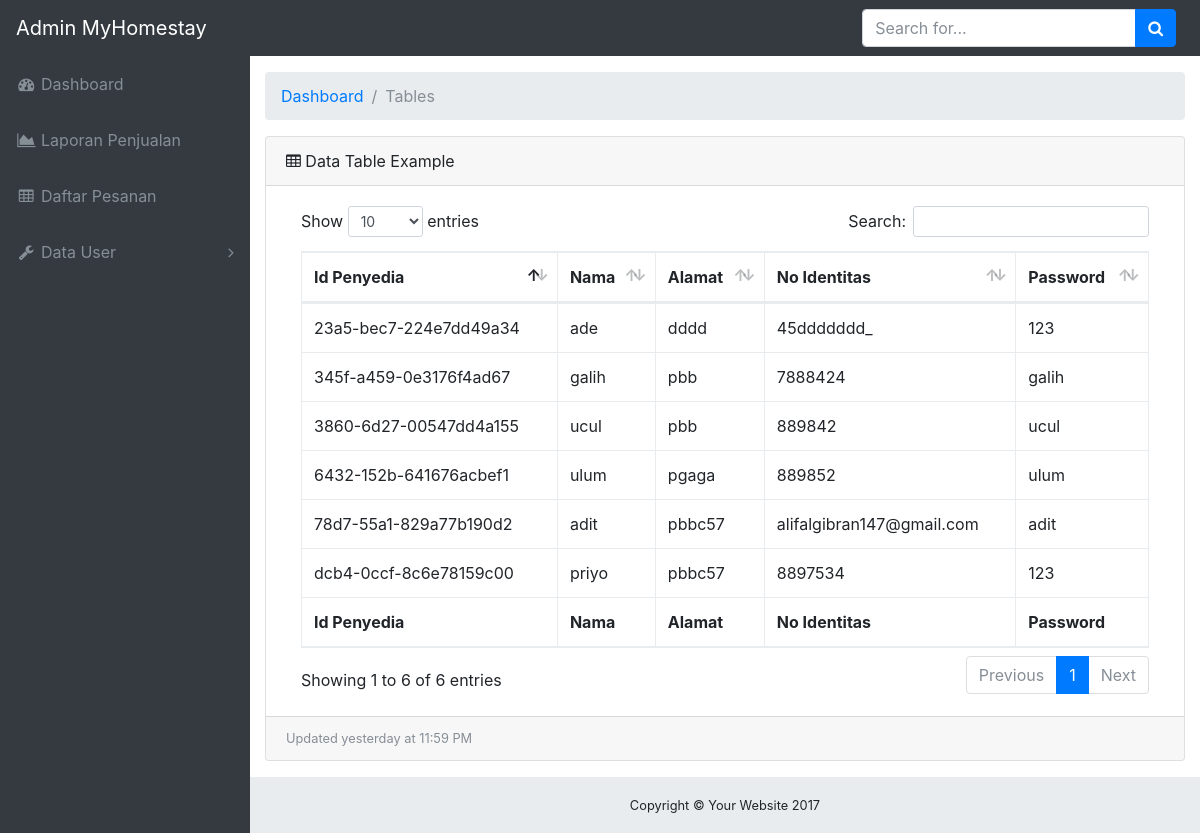
The app's page /controller/controller.php?fungsi=lihatDatPenyedia, older data.
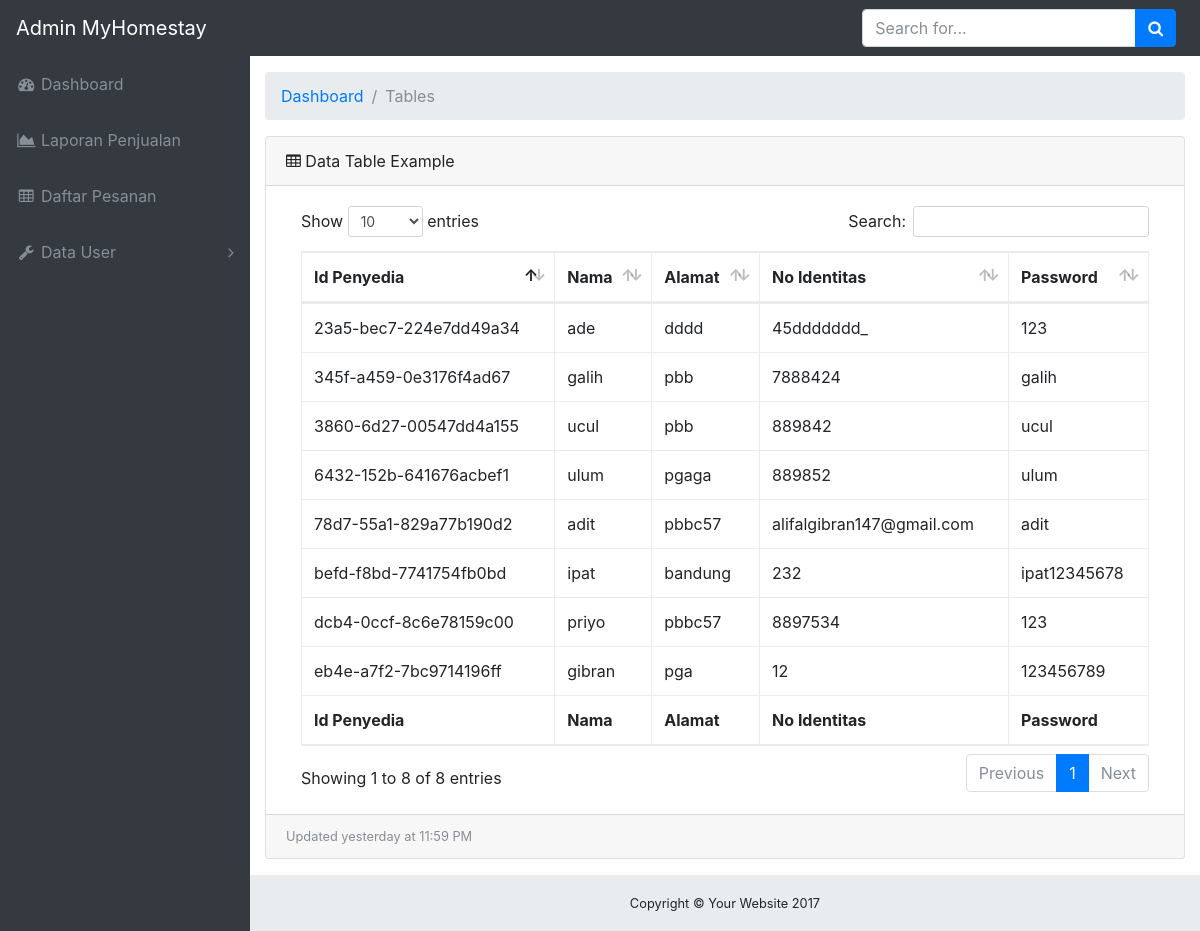
The same page, newer data.
### tables this page shows
CREATE TABLE `penyedia` (
  `id_penyedia` varchar(22) NOT NULL,
  `nama` text NOT NULL,
  `alamat` text NOT NULL,
  `no_identitas` text NOT NULL,
  `password` text NOT NULL
);

### model/model.php (called while the page is built, shortened)
<?php
class model{
    public function __construct(){
      $server         = "localhost";
      $username       = "root";
      $pass           = "";
      $db             = "tubwebdas";
      $this->conn = new mysqli($server, $username, $pass, $db);
    }
}
 ?>

### model/m_main.php (called while the page is built, shortened)
<?php
include "model.php";
class m_main extends model{
      public function ldp(){
        return $this->conn->query("SELECT * FROM penyedia");
      }
}
 ?>

### view/admin/datapenyedia.php (the view, shortened to what this page needs)
<!DOCTYPE html>
<html lang="en">
<head>
  <link href="vendor/bootstrap/css/bootstrap.min.css" rel="stylesheet">
  <link href="vendor/font-awesome/css/font-awesome.min.css" rel="stylesheet" type="text/css">
  <link href="vendor/datatables/dataTables.bootstrap4.css" rel="stylesheet">
  <link href="css/sb-admin.css" rel="stylesheet">
</head>
<body class="fixed-nav sticky-footer bg-dark" id="page-top">
  <nav class="navbar navbar-expand-lg navbar-dark bg-dark fixed-top" id="mainNav">
    <a class="navbar-brand" href="index.html">Admin MyHomestay</a>
    <div class="collapse navbar-collapse" id="navbarResponsive">
      <ul class="navbar-nav navbar-sidenav" id="exampleAccordion">
        <li class="nav-item" data-toggle="tooltip" data-placement="right" title="Dashboard">
          <a class="nav-link" href="../view/admin/index.html">
            <i class="fa fa-fw fa-dashboard"></i>
            <span class="nav-link-text">Dashboard</span>
          </a>
        </li>
        <li class="nav-item" data-toggle="tooltip" data-placement="right" title="Charts">
          <a class="nav-link" href="http://localhost/webdastub/controller/controller.php?fungsi=laporanPenjualan">
            <i class="fa fa-fw fa-area-chart"></i>
            <span class="nav-link-text">Laporan Penjualan</span>
          </a>
        </li>
        <li class="nav-item" data-toggle="tooltip" data-placement="right" title="Tables">
          <a class="nav-link" href="http://localhost/webdastub/controller/controller.php?fungsi=lihatPesanan">
            <i class="fa fa-fw fa-table"></i>
            <span class="nav-link-text">Daftar Pesanan</span>
          </a>
        </li>
        <li class="nav-item" data-toggle="tooltip" data-placement="right" title="Components">
          <a class="nav-link nav-link-collapse collapsed" data-toggle="collapse" href="#collapseComponents" data-parent="#exampleAccordion">
            <i class="fa fa-fw fa-wrench"></i>
            <span class="nav-link-text">Data User</span>
          </a>
        </li>
      </ul>
      <ul class="navbar-nav ml-auto">
        <li class="nav-item">
          <form class="form-inline my-2 my-lg-0 mr-lg-2">
            <div class="input-group">
              <form action="" method="post">
                    <input class="form-control" type="text" name="cari" placeholder="Search for...">
              </form>
              <span class="input-group-btn">
                <button class="btn btn-primary" type="button">
                  <i class="fa fa-search"></i>
                </button>
              </span>
            </div>
          </form>
        </li>
      </ul>
    </div>
  </nav>  <div class="content-wrapper">
    <div class="container-fluid">
      <ol class="breadcrumb">
        <li class="breadcrumb-item">
          <a href="#">Dashboard</a>
        </li>
        <li class="breadcrumb-item active">Tables</li>
      </ol>
      <div class="card mb-3">
        <div class="card-header">
          <i class="fa fa-table"></i> Data Table Example</div>
        <div class="card-body">
          <div class="table-responsive">
            <table class="table table-bordered" id="dataTable" width="100%" cellspacing="0">
              <thead>
                <tr>
                  <th>Id Penyedia</th>
                  <th>Nama</th>
                  <th>Alamat</th>
                  <th>No Identitas</th>
                  <th>Password</th>
                </tr>
              </thead>
              <tfoot>
                <tr>
                  <th>Id Penyedia</th>
                  <th>Nama</th>
                  <th>Alamat</th>
                  <th>No Identitas</th>
                  <th>Password</th>
                </tr>
              </tfoot>
              <tbody>
                <?php while($row = $ldp->fetch_assoc()){
                ?>
                <tr>
                  <td><?php echo $row['id_penyedia'] ?></td>
                  <td><?php echo $row['nama'] ?></td>
                  <td><?php echo $row['alamat'] ?></td>
                  <td><?php echo $row['no_identitas'] ?></td>
                  <td><?php echo $row['password'] ?></td>
                </tr>
              <?php } ?>
              </tbody>
            </table>
          </div>
        </div>
        <div class="card-footer small text-muted">Updated yesterday at 11:59 PM</div>
      </div>
    </div>
    <footer class="sticky-footer">
      <div class="container">
        <div class="text-center">
          <small>Copyright © Your Website 2017</small>
        </div>
      </div>
    </footer>
  </div>
</body>
</html>

Row changes from the older to the newer data that the page shows:
added penyedia: id_penyedia "befd-f8bd-7741754fb0bd", nama "ipat", alamat "bandung", no_identitas "232", password "ipat12345678"
added penyedia: id_penyedia "eb4e-a7f2-7bc9714196ff", nama "gibran", alamat "pga", no_identitas "12", password "123456789"
Text that changed along with them:
text written by a page script: "Show entries Search: Showing 1 to 6 of 6 entries Previous 1 Next" → "Show entries Search: Showing 1 to 8 of 8 entries Previous 1 Next"
